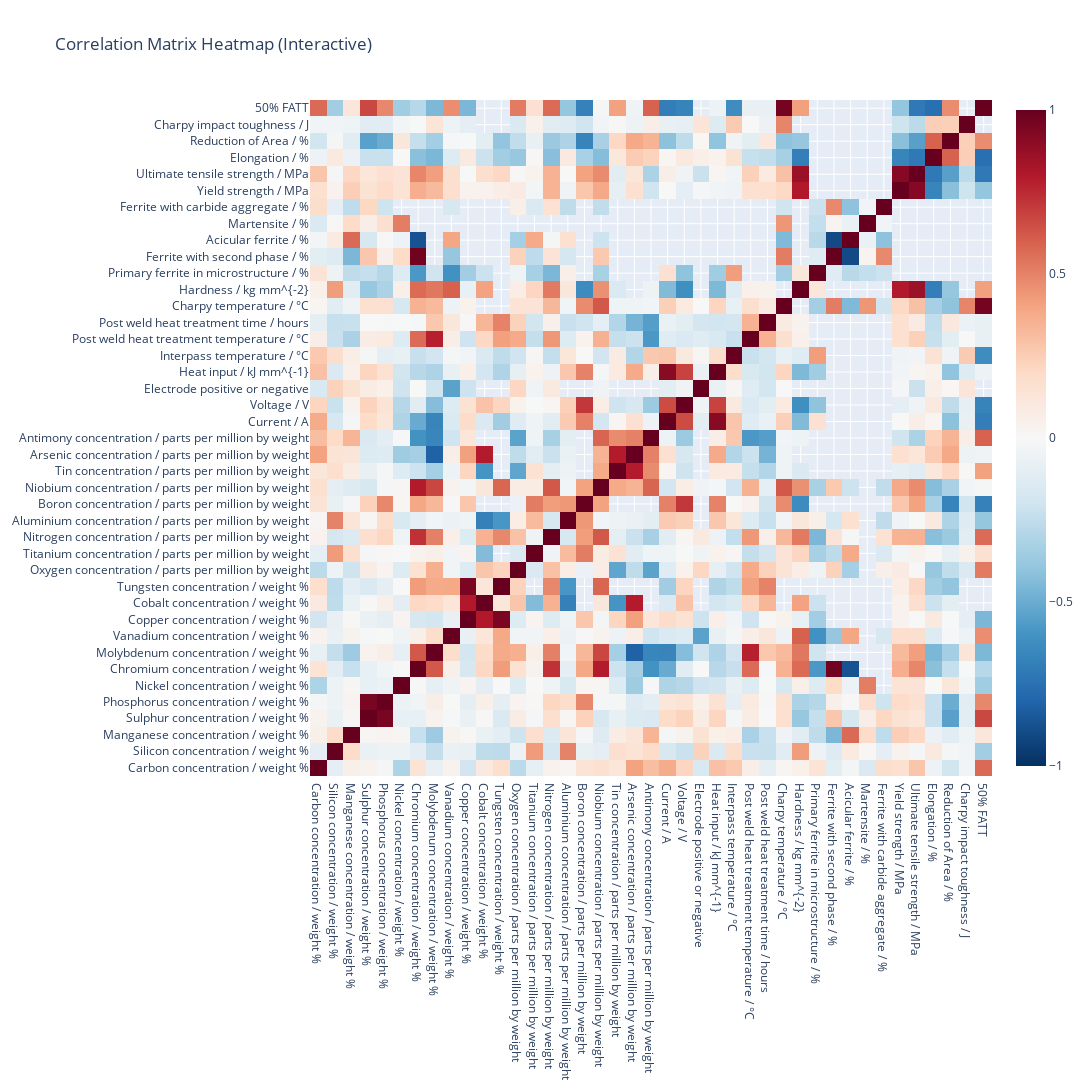

This figure's notebook cell:
### Code cell
# Compute correlation matrix of all numerical features with target variables

X_and_Y_train = X_train.copy()
X_and_Y_train[target_variables] = Y_train.copy()

# Put targets at the end of the DataFrame
X_and_Y_train = X_and_Y_train[[col for col in X_and_Y_train if col not in target_variables and col in numerical_cols] + target_variables]

# Compute correlation matrix
corr_matrix = X_and_Y_train.corr()

# Plot heatmap using Plotly. Center the color scale at 0.
fig = go.Figure(data=go.Heatmap(
    z=corr_matrix.values,
    x=corr_matrix.columns,
    y=corr_matrix.columns,
    colorscale='RdBu',
    reversescale=True,
    zmid=0,
))

# Make it a square
fig.update_layout(
    autosize=False,
    width=1200,
    height=1200,
)

fig.update_layout(
    title='Correlation Matrix Heatmap (Interactive)',
    yaxis_nticks=len(corr_matrix.columns))

fig.show()

### Figure 1 — Plotly figure (JSON) as saved in the notebook; plotly's stock layout.template omitted (floating-point values rounded to 4 significant figures; data arrays with more than 128 entries replaced by an {"elided": "..."} marker saying what was removed)
{"data": [{"colorscale": [[0, "rgb(103,0,31)"], [0.1, "rgb(178,24,43)"], [0.2, "rgb(214,96,77)"], [0.3, "rgb(244,165,130)"], [0.4, "rgb(253,219,199)"], [0.5, "rgb(247,247,247)"], [0.6, "rgb(209,229,240)"], [0.7, "rgb(146,197,222)"], [0.8, "rgb(67,147,195)"], [0.9, "rgb(33,102,172)"], [1, "rgb(5,48,97)"]], "reversescale": true, "type": "heatmap", "x": ["Carbon concentration / weight %", "Silicon concentration / weight %", "Manganese concentration / weight %", "Sulphur concentration / weight %", "Phosphorus concentration / weight %", "Nickel concentration / weight %", "Chromium concentration / weight %", "Molybdenum concentration / weight %", "Vanadium concentration / weight %", "Copper concentration / weight %", "Cobalt concentration / weight %", "Tungsten concentration / weight %", "Oxygen concentration / parts per million by weight", "Titanium concentration / parts per million by weight", "Nitrogen concentration / parts per million by weight", "Aluminium concentration / parts per million by weight", "Boron concentration / parts per million by weight", "Niobium concentration / parts per million by weight", "Tin concentration / parts per million by weight", "Arsenic concentration / parts per million by weight", "Antimony concentration / parts per million by weight", "Current / A", "Voltage / V", "Electrode positive or negative", "Heat input / kJ mm^{-1}", "Interpass temperature / °C", "Post weld heat treatment temperature / °C", "Post weld heat treatment time / hours", "Charpy temperature / °C", "Hardness / kg mm^{-2}", "Primary ferrite in microstructure / %", "Ferrite with second phase / %", "Acicular ferrite / %", "Martensite / %", "Ferrite with carbide aggregate / %", "Yield strength / MPa", "Ultimate tensile strength / MPa", "Elongation / %", "Reduction of Area / %", "Charpy impact toughness / J", "50% FATT"], "y": ["Carbon concentration / weight %", "Silicon concentration / weight %", "Manganese concentration / weight %", "Sulphur concentration / weight %", "Phosphorus concentration / weight %", "Nickel concentration / weight %", "Chromium concentration / weight %", "Molybdenum concentration / weight %", "Vanadium concentration / weight %", "Copper concentration / weight %", "Cobalt concentration / weight %", "Tungsten concentration / weight %", "Oxygen concentration / parts per million by weight", "Titanium concentration / parts per million by weight", "Nitrogen concentration / parts per million by weight", "Aluminium concentration / parts per million by weight", "Boron concentration / parts per million by weight", "Niobium concentration / parts per million by weight", "Tin concentration / parts per million by weight", "Arsenic concentration / parts per million by weight", "Antimony concentration / parts per million by weight", "Current / A", "Voltage / V", "Electrode positive or negative", "Heat input / kJ mm^{-1}", "Interpass temperature / °C", "Post weld heat treatment temperature / °C", "Post weld heat treatment time / hours", "Charpy temperature / °C", "Hardness / kg mm^{-2}", "Primary ferrite in microstructure / %", "Ferrite with second phase / %", "Acicular ferrite / %", "Martensite / %", "Ferrite with carbide aggregate / %", "Yield strength / MPa", "Ultimate tensile strength / MPa", "Elongation / %", "Reduction of Area / %", "Charpy impact toughness / J", "50% FATT"], "z": {"elided": "41x41 float values"}, "zmid": 0}], "layout": {"autosize": false, "height": 1200, "title": {"text": "Correlation Matrix Heatmap (Interactive)"}, "width": 1200, "yaxis": {"nticks": 41}}}
